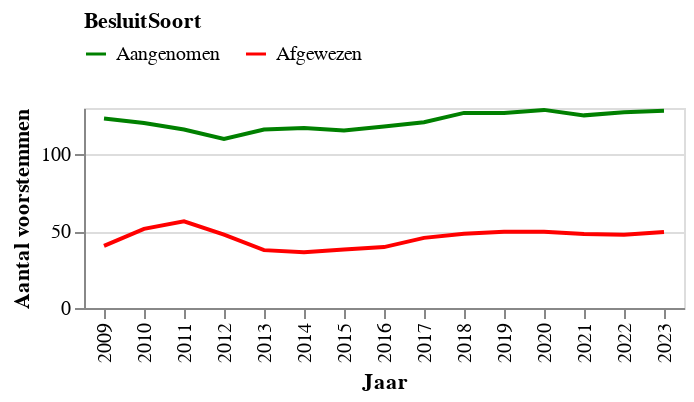

Notebook cell for this chart:
### Markdown cell above
Het aantal moties stijgt, met name het aantal aangenomen moties.

### Code cell
#| include: false
data = df.groupby(['Jaar', 'BesluitSoort']).agg(Aantal=('Voor', 'mean')).reset_index()
data = data.replace({0: 'Afgewezen', 1: 'Aangenomen'})

# source = source.melt('index',var_name='Stem', value_name='Gemiddeld aantal voorstemmen')
# source['index'] += 2008
chart = alt.Chart(data).mark_line().encode(
    x=alt.X('Jaar:N', axis=alt.Axis(title='Jaar')),
    y='Aantal:Q',
    color=alt.Color('BesluitSoort:N',
                scale=alt.Scale(
        domain=['Aangenomen','Afgewezen'],
        range=['green', 'red']),legend=alt.Legend(orient="top"))

).properties(width=300, height=100)
chart.encoding.y.title = 'Aantal voorstemmen'
chart

### Figure 1 — Vega-Lite specification as saved in the notebook (floating-point values rounded to 4 significant figures)
{"config": {"view": {"continuousWidth": 300, "continuousHeight": 300}}, "data": {"name": "data-8f9dde3568a29050ca3174e687678c67"}, "mark": {"type": "line"}, "encoding": {"color": {"field": "BesluitSoort", "legend": {"orient": "top"}, "scale": {"domain": ["Aangenomen", "Afgewezen"], "range": ["green", "red"]}, "type": "nominal"}, "x": {"axis": {"title": "Jaar"}, "field": "Jaar", "type": "nominal"}, "y": {"field": "Aantal", "title": "Aantal voorstemmen", "type": "quantitative"}}, "height": 100, "width": 300, "$schema": "https://vega.github.io/schema/vega-lite/v5.8.0.json", "datasets": {"data-8f9dde3568a29050ca3174e687678c67": [{"Jaar": 2009, "BesluitSoort": "Afgewezen", "Aantal": 40.43}, {"Jaar": 2009, "BesluitSoort": "Aangenomen", "Aantal": 123.1}, {"Jaar": 2010, "BesluitSoort": "Afgewezen", "Aantal": 51.47}, {"Jaar": 2010, "BesluitSoort": "Aangenomen", "Aantal": 120.3}, {"Jaar": 2011, "BesluitSoort": "Afgewezen", "Aantal": 56.34}, {"Jaar": 2011, "BesluitSoort": "Aangenomen", "Aantal": 116.0}, {"Jaar": 2012, "BesluitSoort": "Afgewezen", "Aantal": 47.69}, {"Jaar": 2012, "BesluitSoort": "Aangenomen", "Aantal": 110.0}, {"Jaar": 2013, "BesluitSoort": "Afgewezen", "Aantal": 37.62}, {"Jaar": 2013, "BesluitSoort": "Aangenomen", "Aantal": 116.0}, {"Jaar": 2014, "BesluitSoort": "Afgewezen", "Aantal": 36.25}, {"Jaar": 2014, "BesluitSoort": "Aangenomen", "Aantal": 116.9}, {"Jaar": 2015, "BesluitSoort": "Afgewezen", "Aantal": 38.0}, {"Jaar": 2015, "BesluitSoort": "Aangenomen", "Aantal": 115.4}, {"Jaar": 2016, "BesluitSoort": "Afgewezen", "Aantal": 39.58}, {"Jaar": 2016, "BesluitSoort": "Aangenomen", "Aantal": 117.9}, {"Jaar": 2017, "BesluitSoort": "Afgewezen", "Aantal": 45.59}, {"Jaar": 2017, "BesluitSoort": "Aangenomen", "Aantal": 120.8}, {"Jaar": 2018, "BesluitSoort": "Afgewezen", "Aantal": 48.32}, {"Jaar": 2018, "BesluitSoort": "Aangenomen", "Aantal": 126.8}, {"Jaar": 2019, "BesluitSoort": "Afgewezen", "Aantal": 49.62}, {"Jaar": 2019, "BesluitSoort": "Aangenomen", "Aantal": 126.8}, {"Jaar": 2020, "BesluitSoort": "Afgewezen", "Aantal": 49.62}, {"Jaar": 2020, "BesluitSoort": "Aangenomen", "Aantal": 128.8}, {"Jaar": 2021, "BesluitSoort": "Afgewezen", "Aantal": 48.08}, {"Jaar": 2021, "BesluitSoort": "Aangenomen", "Aantal": 125.2}, {"Jaar": 2022, "BesluitSoort": "Afgewezen", "Aantal": 47.64}, {"Jaar": 2022, "BesluitSoort": "Aangenomen", "Aantal": 127.2}, {"Jaar": 2023, "BesluitSoort": "Afgewezen", "Aantal": 49.38}, {"Jaar": 2023, "BesluitSoort": "Aangenomen", "Aantal": 128.2}]}}
